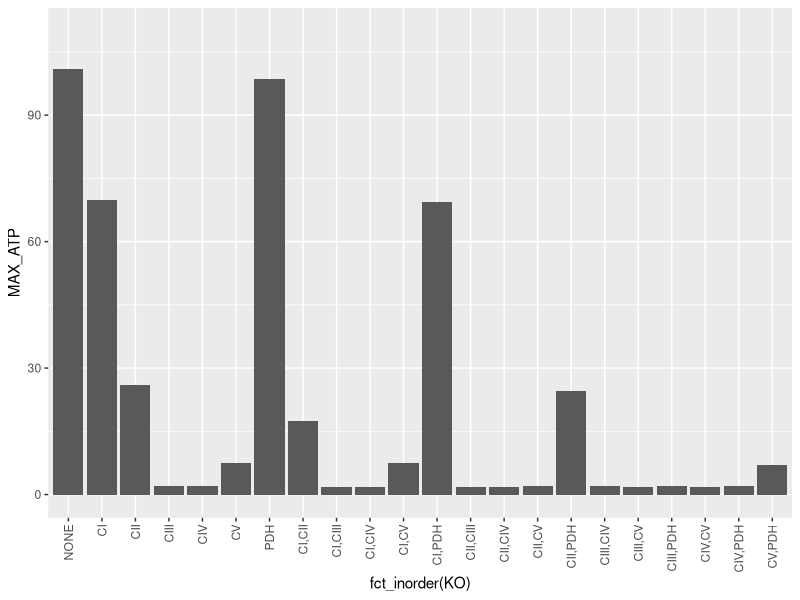
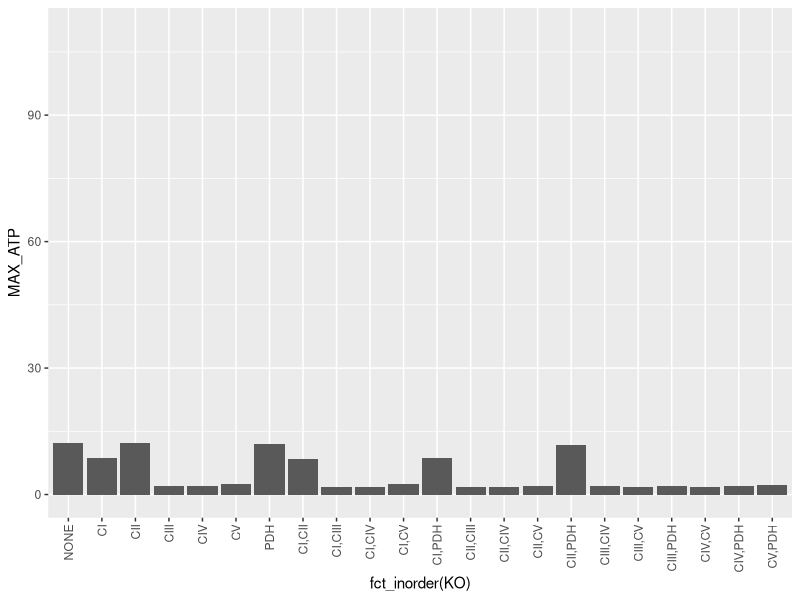
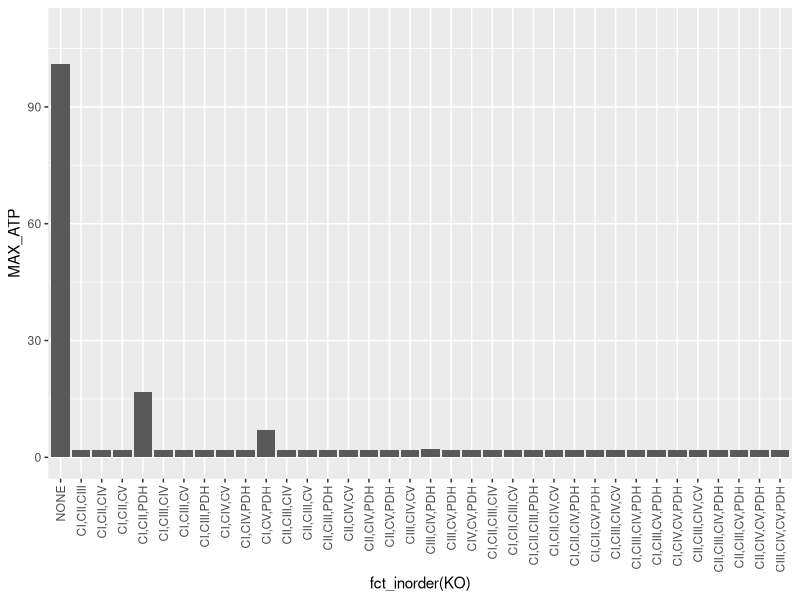
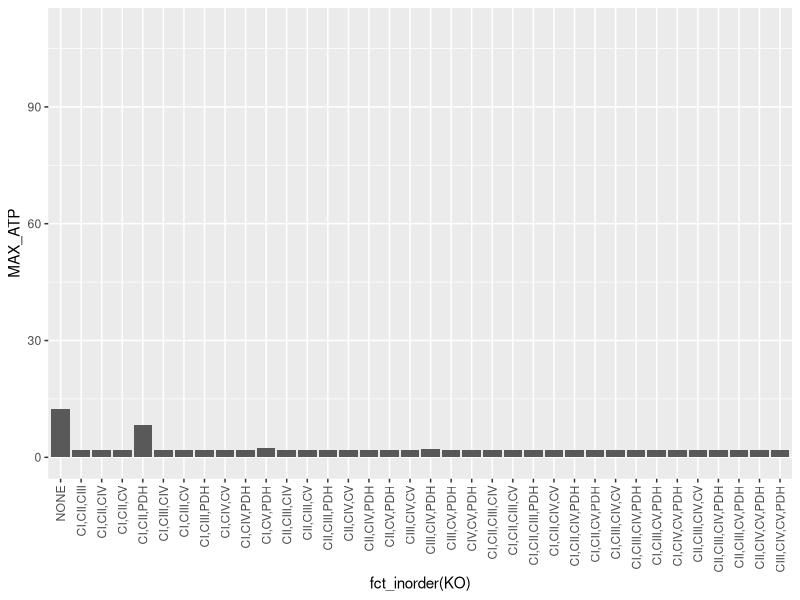

Write the R code that produced these figures, in order.
#!/usr/bin/env Rscript

require(ggplot2)
require(forcats)
#require(ggarrange)

# Import data for unrestricted oxygen case (base case) for single and double KOs
d <- read.csv("MitoMammal/Results/single-double-KO-MAX_ATP-no-restriction.csv")

# Import data for restricted oxygen (10% of oxygen used at at no KO) for single and double KOs
d2 <- read.csv("MitoMammal/Results/single-double-KO-MAX_ATP-oxygen-restriction.csv")

# Import data for unrestricted oxygen case (base case) for single and double KOs
d3 <- read.csv("MitoMammal/Results/triple-quadruple-KO-MAX_ATP-no-restriction.csv")

# Import data for restricted oxygen (10% of oxygen used at at no KO) for single and double KOs
d4 <- read.csv("MitoMammal/Results/triple-quadruple-KO-MAX_ATP-oxygen-restriction.csv")

p <- ggplot(data = d)+
  geom_col(aes(x = fct_inorder(KO), y = MAX_ATP))+
  lims(y=c(0,110))+
  theme(axis.text.x = element_text(angle = 90, vjust = 0.5, hjust=1))

p2 <- ggplot(data = d2)+
  geom_col(aes(x = fct_inorder(KO), y = MAX_ATP))+
  lims(y=c(0,110))+
  theme(axis.text.x = element_text(angle = 90, vjust = 0.5, hjust=1))

p3 <- ggplot(data = d3)+
  geom_col(aes(x = fct_inorder(KO), y = MAX_ATP))+
  lims(y=c(0,110))+
  theme(axis.text.x = element_text(angle = 90, vjust = 0.5, hjust=1))

p4 <- ggplot(data = d4)+
  geom_col(aes(x = fct_inorder(KO), y = MAX_ATP))+
  lims(y=c(0,110))+
  theme(axis.text.x = element_text(angle = 90, vjust = 0.5, hjust=1))

w <- 900
h = 500
res <- 3
filename <- "single-double-MAX_ATP-no-restriction.png"
png(file = paste("MitoMammal/Results/",filename,sep=""), width = w*res, height = h*res, res = 72*res)
p
dev.off()

filename <- "single-double-MAX_ATP-oxygen-restriction.png"
png(file = paste("MitoMammal/Results/",filename,sep=""), width = w*res, height = h*res, res = 72*res)
p2
dev.off()

filename <- "triple-quadruple-MAX_ATP-no-restriction.png"
png(file = paste("MitoMammal/Results/",filename,sep=""), width = w*res, height = h*res, res = 72*res)
p3
dev.off()

filename <- "triple-quadruple-MAX_ATP-oxygen-restriction.png"
png(file = paste("MitoMammal/Results/",filename,sep=""), width = w*res, height = h*res, res = 72*res)
p4
dev.off()